Frame 1 (no input): blank canvas, image omitted
Frame 60 (no input): blank canvas, image omitted
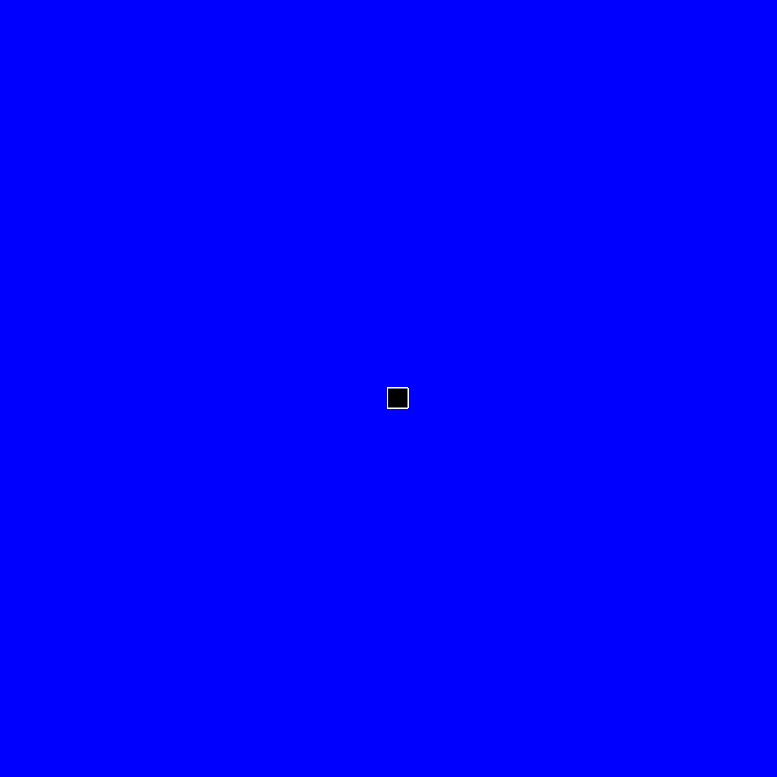
Frame 120 (the mouse pressed at the canvas centre since frame 60)

The p5.js sketch whose frames 1 and 60 were blank and that drew this single picture after the mouse press (run headless with seeded random() and noise() and a simulated clock; from frame 60 on, the mouse is pressed at the canvas centre):

// p5.js sketch
// ── sketch.js
 function setup() {
    createCanvas(777, 777);
      background("blue");
      }

      function draw() {
        stroke("white");
          fill("black");
            
                 if(mouseIsPressed) {
                      rect(mouseX, mouseY, 20, 20);
                        }
                        }
 
// ── style.css
html, body {
    margin:
     0;
       padding: 0;
       }
       canvas {
         display: block;
}
